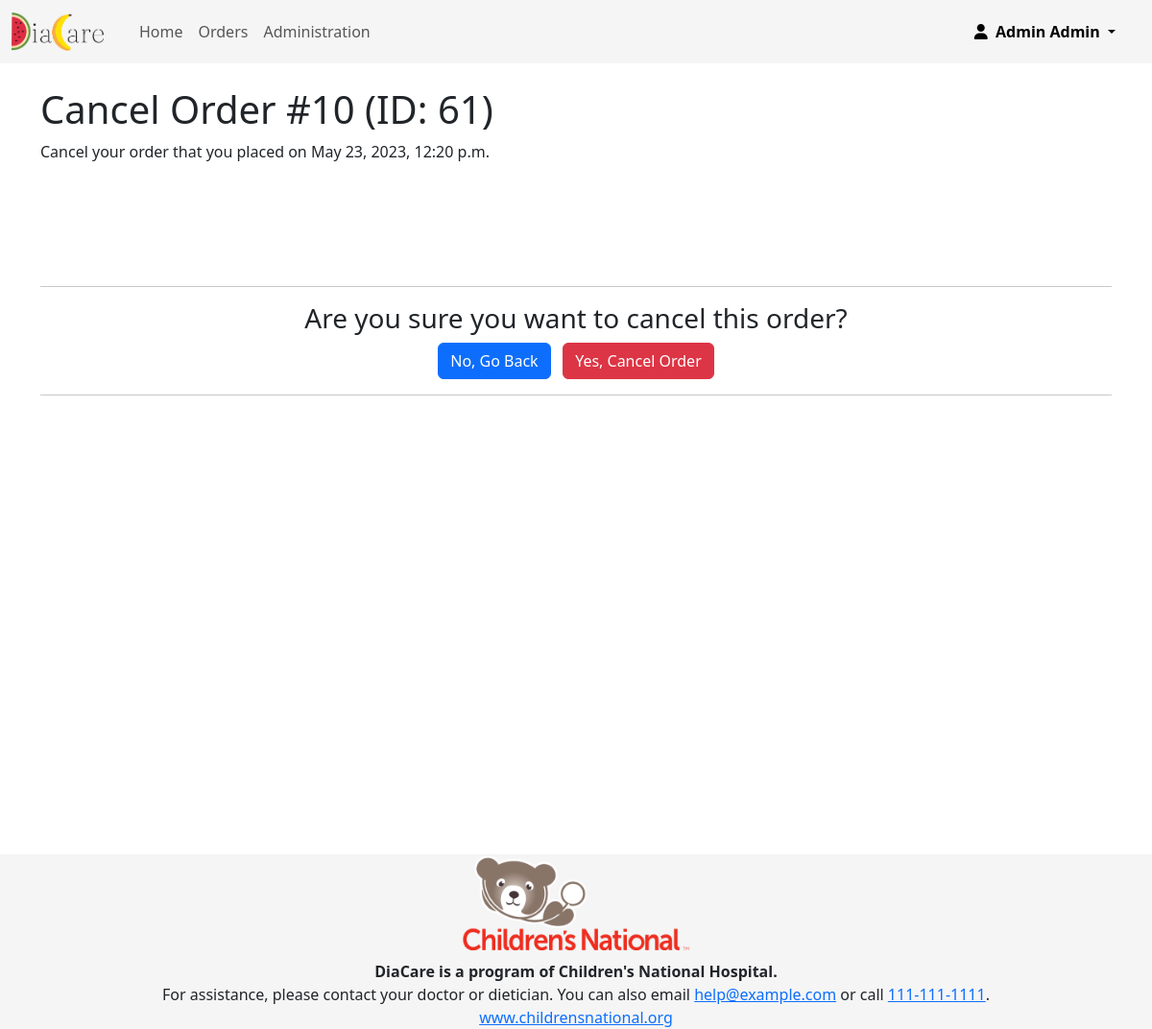
Screenshot of /cancel-order/?id=61 (signed in) with the database file from the repository.
### app/models.py (models this page shows, shortened)
class User(AbstractBaseUser, PermissionsMixin):
    objects = UserManager()
    USERNAME_FIELD = 'email'
    user_created_at = models.DateTimeField(default=timezone.now)
    email = models.EmailField(unique=True)
    first_name = models.CharField(max_length=255)
    middle_name = models.CharField(max_length=255, blank=True)
    last_name = models.CharField(max_length=255)
    is_staff = models.BooleanField(default=False)
    gender = models.CharField(choices=(
        ("male", "Male"),
        ("female", "Female"),
        ("nonbinary", "Non-binary"),
    ), max_length=255)
    email_verified = models.BooleanField(default=False, help_text="Whether the user has verified their email address.")
    active = models.BooleanField(
        default=False,
        help_text="Whether the user is currently enrolled in the Food Pharmacy program and is authorized to log in and order food.",
    )
    address = models.CharField(max_length=512)
    doctor = models.ForeignKey('Doctor', on_delete=models.CASCADE)
    dietician = models.ForeignKey('Dietician', on_delete=models.CASCADE)
    last_clinic_visit = models.DateTimeField(blank=True, null=True)
    last_food_received = models.DateTimeField(blank=True, null=True)
    next_clinic_visit = models.DateTimeField(blank=True, null=True)
    next_food_batch = models.DateTimeField(blank=True, null=True)
    patient_comments = models.TextField(blank=True, help_text="Comments from the patient")
    medical_comments = models.TextField(blank=True, help_text="Comments from the doctor, dietician, or clinic regarding the patient's medical conditions. Not visible to patient.")
    admin_comments = models.TextField(blank=True, help_text="Comments from DiaCare administrators. Not visible to patient.")
    """
        active determines if the user is able to use the app.
        eligible determines if the user is eligible for the Food Pharmacy program.

        An eligible user becomes active after they are approved by Food Pharmacy staff, their doctor or dietician, or an administrator.

        active = True, eligible = True:   The user is active and eligible for the Food Pharmacy program.
        active = True, eligible = False:  Should not happen unless access was override-granted by an administrator.
        active = False, eligible = True:  The user is eligible for the Food Pharmacy program but has not been approved yet.
        active = False, eligible = False: The user is not eligible for the Food Pharmacy program.
    """
    @property
    def eligible(self):
        """Returns whether the user is eligible for the Food Pharmacy program."""
        return self.screening_questionnaire.is_eligible if hasattr(self, 'screening_questionnaire') else False
    def __str__(self):
        return f"{self.first_name} {self.middle_name + ' ' if self.middle_name else ''}{self.last_name}"

class Order(models.Model):
    user = models.ForeignKey('User', on_delete=models.CASCADE)
    date_ordered = models.DateTimeField(auto_now_add=True)
    date_scheduled = models.DateTimeField(blank=True, null=True)
    date_fulfilled = models.DateTimeField(blank=True, null=True)
    date_cancelled = models.DateTimeField(blank=True, null=True)
    type = models.CharField(choices=(
        ("pickup", "Pickup"),
        ("delivery", "Delivery"),
    ), max_length=255, default="Pickup")
    patient_comments = models.TextField(blank=True, help_text="Comments from the patient regarding this order")
    admin_comments = models.TextField(blank=True, help_text="Comments from food pharmacy staff regarding this order. Not visible to patient.")
    number = models.IntegerField(default=0, help_text="Order number, incremented individually for each user")
    @property
    def fulfilled(self):
        return self.date_fulfilled is not None and self.date_fulfilled < timezone.now()
    @property
    def cancelled(self):
        return self.date_cancelled is not None
    class Meta:
        ordering = ['-date_scheduled']

### app/decorators.py (the view)
    def wrap(request, *args, **kwargs):
        if request.user.is_authenticated and request.user.active:
            return function(request, *args, **kwargs)
        return redirect(reverse('index'))

### app/templates/cancel-order.html (shortened to what this page needs)
{% extends 'base.html' %}
{% load static %}
{% block body %}
<br>
<div class="container">
    <h1>Cancel Order #{{ order.number }} (ID: {{ order.id }})</h1>
    <p>Cancel your order that you placed on {{ order.date_ordered }}</p>
    <br><br><br><br>
    <hr>
    <div style="text-align: center">
        <h3>Are you sure you want to cancel this order?</h3>
        <form action="" method="POST">
            <a href="{% url 'orders' %}" class="btn btn-primary">No, Go Back</a>
            <button type="submit" class="btn btn-danger">Yes, Cancel Order</button>
        </form>
    </div>
    <hr>
</div>
{% endblock %}

### app/templates/base.html (shortened to what this page needs)
{% load pwa %}
{% load static %}
<!DOCTYPE html>
<html>
<head>
  <link href="https://cdn.jsdelivr.net/npm/bootstrap@5.3.0-alpha1/dist/css/bootstrap.min.css" rel="stylesheet"
>
  <link rel="stylesheet" href="{% static 'base.css' %}">
</head>
<body>
  {% block nav %}
  <nav class="navbar navbar-expand-lg bg-body-tertiary">
    <div class="container-fluid">
      <a class="navbar-brand" href="/">
        <img src="{% static 'images/logo_transparent.png' %}" height="40" class="d-inline-block align-top"
          alt="DiaCare">
      </a>
      <div class="collapse navbar-collapse" id="navbarNavDropdown" style="text-align: center">
        <ul class="navbar-nav">
          <li class="nav-item">
            <a class="nav-link" aria-current="page" href="{% url 'index' %}">Home</a>
          </li>
          <li class="nav-item">
            <a class="nav-link" href="{% url 'orders' %}">Orders</a>
          </li>
          {% if request.user.is_superuser %}
          <li class="nav-item">
            <a class="nav-link" href="/admin">Administration</a>
          </li>
          {% endif %}
          <li class="nav-item dropdown profile">
            <a class="nav-link dropdown-toggle" href="#" role="button" data-bs-toggle="dropdown" aria-expanded="false">
              <i class="fa-solid fa-user"></i>&nbsp;
              {{ request.user }}
            </a>
          </li>
        </ul>
      </div>
    </div>
  </nav>
  {% endblock %}
  {% block body %}
  {% endblock %}
  {% block footer %}
  <footer style="padding: 0;">
    <center>
      <img src="{% static 'images/childrens_national_logo.png' %}" height="100" alt="Children's National Hospital"
        class="footer-logo">
      <br>
      <b>DiaCare is a program of Children's National Hospital.</b>
      <br>
      For assistance, please contact your doctor or dietician.
      You can also email <a href="mailto:help@example.com">help@example.com</a> or call <a
        href="tel:111-111-1111">111-111-1111</a>.
      <br>
      <a href="https://www.childrensnational.org" target="_blank">www.childrensnational.org</a>
    </center>
</footer>
  {% endblock %}
</body>
</html>

### static/base.css (style rules this page uses)
nav.navbar { background-color: rgb(245, 245, 245) !important; }
nav .profile { position: absolute; right: 30px; }
nav .profile > a { color: var(--bs-navbar-active-color); font-weight: bold; }
.footer-logo { margin-bottom: 10px; }
footer { background-color: rgb(245, 245, 245); padding: 20px; }

### app/templates/cancel-order.html (style rules this page uses)
.container { height: 100vh; }

### rows the page displays
User: user "Admin Admin"
Order: number "10", id "61", date_ordered "May 23, 2023, 12:20 p.m."
